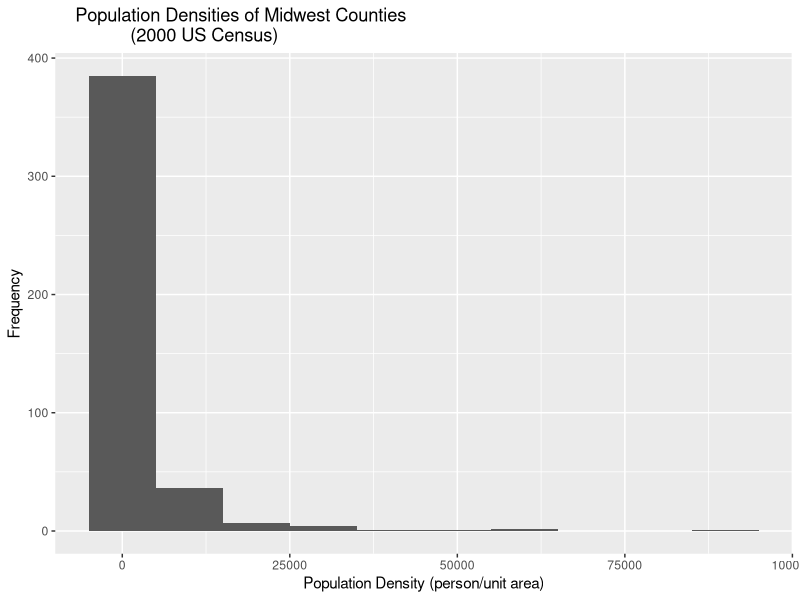
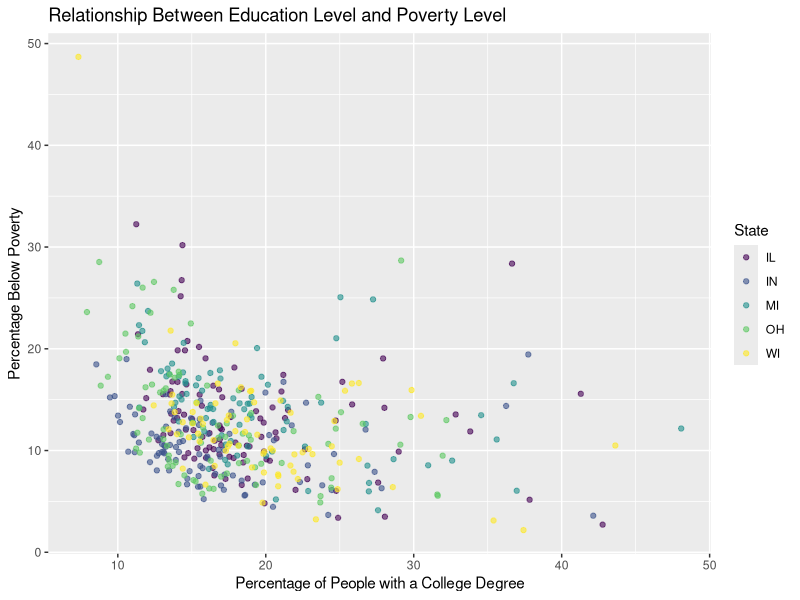
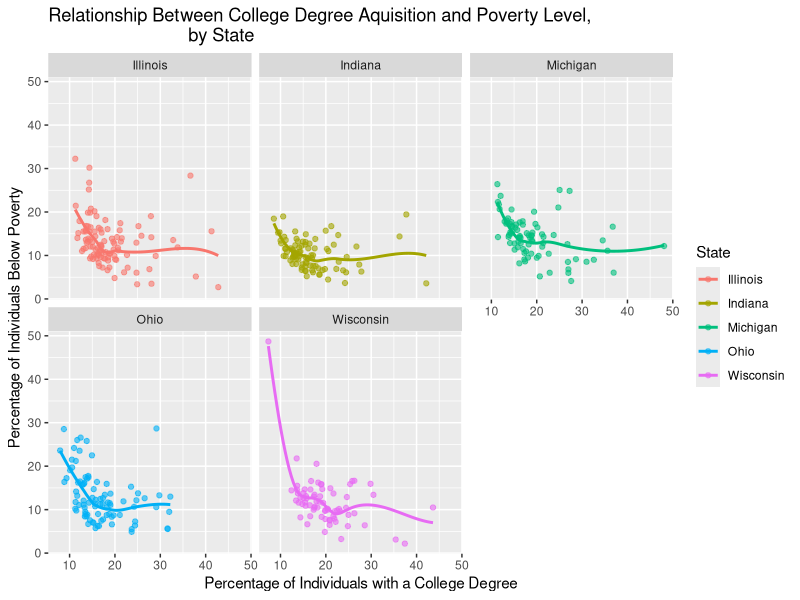

Here is the R script that generated these plots, in order:
## ---- chunk 1
#| label: load-packages
#| message: false

library(tidyverse)
library(viridis)

## ---- chunk 2
#| label: ex-1 histogram of population density
#| message: false

ggplot(data = midwest, 
       aes(x = popdensity)) +
  geom_histogram(binwidth = 10000) +
  labs(
    x = "Population Density (person/unit area)",
    y = "Frequency",
    title = 
      "    Population Densities of Midwest Counties
               (2000 US Census)"
    )

## ---- chunk 3
#| label: ex-2 scatterplot of education vs poverty level
#| message: false

ggplot(data = midwest, 
       aes(x = percollege,
           y = percbelowpoverty,
           color = state)) +
  geom_point(alpha = 0.6) +
  labs(
    x = "Percentage of People with a College Degree",
    y = "Percentage Below Poverty",
    title = "Relationship Between Education Level and Poverty Level",
    color = "State"
  ) +
  scale_color_viridis_d()

## ---- chunk 4
#| label: ex-4 scatterplots separated by state
#| message: false

state.labs <- c("Illinois", "Indiana", "Michigan", "Ohio", "Wisconsin")
names(state.labs) <- c("IL", "IN", "MI", "OH", "WI")

ggplot(data = midwest, 
       aes(x = percollege,
           y = percbelowpoverty,
           color = state)) +
  geom_point(alpha = 0.6) +
  facet_wrap(~state, 
             labeller = labeller(state = state.labs)
             ) +
  geom_smooth(se = FALSE) +
  scale_color_viridis_d() +
  labs(
    x = "Percentage of Individuals with a College Degree",
    y = "Percentage of Individuals Below Poverty ",
    title = "Relationship Between College Degree Aquisition and Poverty Level,
                            by State",
    color = "State"
    ) +
  scale_color_discrete(labels = state.labs)
